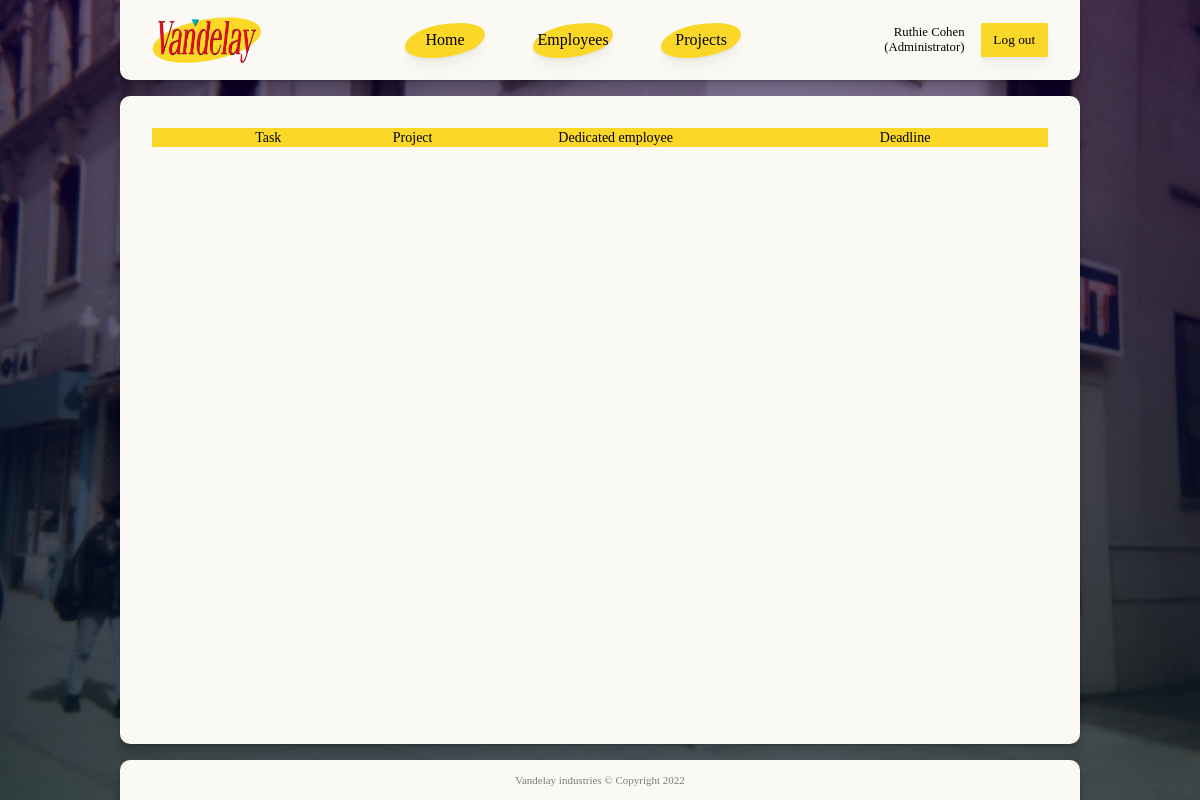
Page /project-list.php (signed in) on the earlier database version.
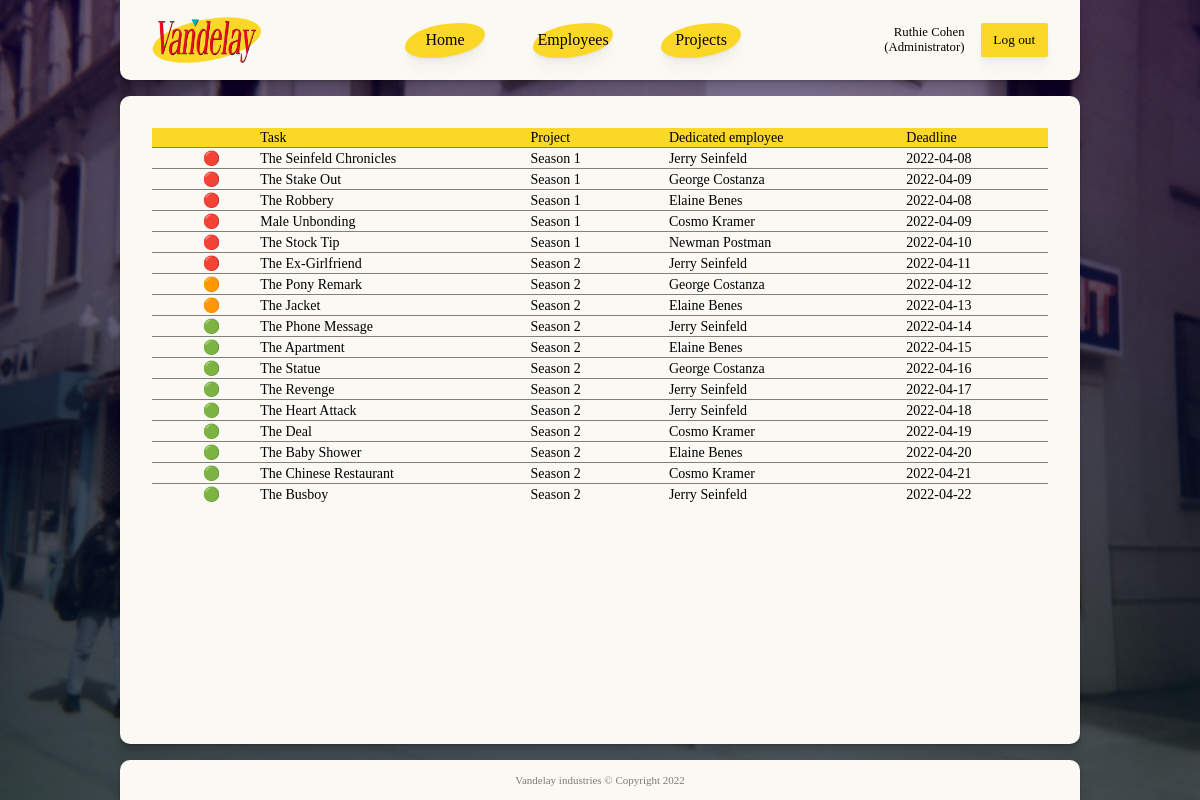
Same page on the later database version.
### tables this page shows
CREATE TABLE IF NOT EXISTS `tasks` (
  `task_id` int(11) NOT NULL AUTO_INCREMENT,
  `task_name` tinytext NOT NULL,
  `project_id` int(11) NOT NULL,
  `employee_id` int(11) DEFAULT NULL,
  `deadline` date NOT NULL,
  PRIMARY KEY (`task_id`),
  KEY `employee_id` (`employee_id`),
  KEY `project_id` (`project_id`)
);

CREATE TABLE IF NOT EXISTS `projects` (
  `project_id` int(11) NOT NULL AUTO_INCREMENT,
  `project_name` tinytext NOT NULL,
  PRIMARY KEY (`project_id`)
);

CREATE TABLE IF NOT EXISTS `employees` (
  `employee_id` int(11) NOT NULL AUTO_INCREMENT,
  `firstname` tinytext NOT NULL,
  `lastname` tinytext NOT NULL,
  `position_id` int(11) DEFAULT NULL,
  `salary` decimal(10,2) NOT NULL,
  `email` tinytext NOT NULL,
  `password` text,
  PRIMARY KEY (`employee_id`),
  KEY `position` (`position_id`)
);

### classes/connection.php (called while the page is built, shortened)
<?php
class Connection {
    private string $host = "localhost";
    private $user = "root";
    private $pass = "";
    private $database = "vandelay";
    protected function connect() : PDO {
        try {
            $dsn = "mysql:host=" . $this->host . ";dbname=" . $this->database;
            $pdo = new PDO($dsn, $this->user, $this->pass);
            return $pdo;
        } catch (PDOException $e) {
            echo "Error!: " . $e->getMessage() . "<br>";
            die();
        }
    }
}

### classes/task-model.php (called while the page is built, shortened)
<?php
class TaskModel extends Connection {
    public function getAllTasks() : array {
        $stmt = $this->connect()->prepare("SELECT task_name, project_name, firstname, lastname, deadline FROM tasks
        LEFT JOIN projects ON tasks.project_id=projects.project_id
        LEFT JOIN employees ON tasks.employee_id=employees.employee_id ");
        $stmt->execute();
        $result = $stmt->fetchAll();
        return $result;
    }
}

### classes/task-view.php (the view, shortened to what this page needs)
<?php
include "connection.php";
include "task-model.php";
class TaskView extends TaskController {
    private array $tasks;
    public function __construct() {
        $this->tasks = $this->getAllTasks();
    }
    public function createTaskTable() : void {
        echo
        "<table>
            <thead>
                <tr>
                    <th></th>
                    <th>Task</th>
                    <th>Project</th>
                    <th>Dedicated employee</th>
                    <th>Deadline</th>
                </tr>
            </thead>
            <tbody>";
        foreach($this->tasks as $task) {
            $today = strtotime("today");
            $day3 = strtotime("+3 days");
            $day5 = strtotime("+5 days");
            $deadline = strtotime($task["deadline"]);
            $indicator = "";
            if($deadline < $today) {
                $indicator = "💥";
            } else if ($deadline < $day3) {
                $indicator = "🔴";
            } else if ($deadline < $day5) {
                $indicator = "🟠";
            } else {
                $indicator = "🟢";
            }
            echo
            "<tr>
                <td style='text-align:right;'>" . $indicator . "</td>
                <td>" . $task['task_name'] . "</td>
                <td>" . $task['project_name'] . "</td>
                <td>" . $task['firstname'] . " " . $task['lastname'] . "</td>
                <td style='text-align:left;'>" . $task['deadline'] . "</td>
            </tr>";
        }
        echo
            "</tbody>
        </table>";
    }
}

### includes/header.inc.php (shortened to what this page needs)
<!DOCTYPE html>
<html lang="en">
<head>
    <link rel="stylesheet" href="./assets/css/main.css">
    <link rel="stylesheet" href="./assets/css/dashboard.css">
</head>
<body>
    <div class="background">
        <div class="container">
            <header>
                <div class="navigation shadow">
                    <img class="logo" src="./assets/images/Vandelay_logo_small.png" alt="Vandelay logo">
                    <div class="nav-bar">
                        <div class="nav-item"><a href="index.php">Home</a></div>
                        <div class="nav-item"><a href="employees.php">Employees</a></div>
                        <div class="nav-item">
                            <button class="dropdown-button" id="dropdownBtn" onclick="showDropdown()">Projects</button>
                        </div>
                    </div>
                    <div class="user-bar">
                        <div class="user-name"><?php
                            echo $_SESSION["user_firstname"] . " " . $_SESSION["user_lastname"];
                            echo "<br>";
                            echo "(" . $_SESSION["position_name"] . ")"
                        ?></div>
                        <a href="logout.php"><button class="user-logout" >Log out</button></a>
                    </div>
                </div>
            </header>

### project-list.php
<?php
include "./includes/header.inc.php"
?>
<main>
    <div class="main-page shadow">
    <?php
    include "./classes/task-view.php";
    $table = new TaskView;
    $table->createTaskTable();
    ?>
    </div>
</main>
<?php
include "./includes/footer.inc.php"
?>

### includes/footer.inc.php (shortened to what this page needs)
            <footer class="shadow">
                <p class="footer-text">Vandelay industries © Copyright 2022</p>
            </footer>
        </div>
    </div>
</body>
</html>

### assets/css/main.css (style rules this page uses)
:root { --font-light: 300; --font-regular: 400; --font-bold: 700; --yellow: #fbd827; --dark-yellow: #ebbb10; --red: #e40b1e; --off-white: #faf9f4; --shadow-light: rgba(0, 0, 0, 0.02) 0px 1px 1px, rgba(0, 0, 0, 0.02) 0px 2px 2px, rgba(0, 0, 0, 0.02) 0px 4px 4px, rgba(0, 0, 0, 0.02) 0px 8px 8px, rgba(0, 0, 0, 0.02) 0px 16px 16px; --shadow-dark: rgba(0, 0, 0, 0.07) 0px 1px 1px, rgba(0, 0, 0, 0.07) 0px 2px 2px, rgba(0, 0, 0, 0.07) 0px 4px 4px, rgba(0, 0, 0, 0.07) 0px 8px 8px, rgba(0, 0, 0, 0.07) 0px 16px 16px; }
* { margin: 0; padding: 0; box-sizing: border-box; font-family: 'Source Serif Pro', serif; }
body { width: 100%; height: 100vh; overflow: hidden; }
.container { width: min(80%, 1200px); margin-inline: auto; height: 100%; position: relative; }
button { transition: box-shadow 200ms; box-shadow: var(--shadow-light); }
.background { height: 100%; background-image: linear-gradient(0deg, rgba(0, 20, 30, 0.7), rgba(30, 0, 75, 0.5)), url("../images/login_background.jpg"); background-position: center; background-repeat: no-repeat; background-size: cover; }
.shadow { box-shadow: var(--shadow-dark); }

### assets/css/dashboard.css (style rules this page uses)
.navigation { background-color: var(--off-white); border-radius: 0 0 10px 10px; padding-inline: 2rem; display: flex; align-items: center; justify-content: space-between; height: 80px; }
.logo { width: 110px; }
.nav-bar, .user-bar { display: flex; align-items: center; gap: 1rem; }
.nav-bar { gap: 3rem }
.nav-item { background-color: var(--yellow); border-radius: 70% 30%; width: 80px; height: 35px; display: grid; place-items: center; box-shadow: var(--shadow-light); transition: box-shadow 200ms; position: relative; }
.nav-item a, form a, button a { color: black; text-decoration: none; }
.user-name { font-size: .8rem; text-align: right; }
button { background-color: var(--yellow); border: none; padding: .5rem .8rem; border-radius: 2px; line-height: 1.4; }
footer { background-color: var(--off-white); border-radius: 10px 10px 0 0; display: grid; place-items: center; height: 40px; width: 100%; position: absolute; bottom: 0; }
.footer-text { font-size: 11px; opacity: .5; }
main { width: 100%; height: calc(100vh - 120px); padding-block: 1rem; }
.main-page { background-color: var(--off-white); border-radius: 10px; height: 100%; padding: 2rem; }
table { border-collapse: collapse; width: 100%; }
th { text-align: left; font-weight: 400; background-color: var(--yellow); }
td { border-top: 1px solid grey; }
th, td { padding: 2px 20px 1px; font-size: .875rem; }
td:nth-child(6), td:nth-child(5) { text-align: right; }
.dropdown-button { padding: 0; margin: 0; background-color: transparent; box-shadow: none; font-size: 1rem; }

Differences in the rows shown:
added tasks: deadline "🔴", task_name "The Seinfeld Chronicles", project.project_name "Season 1", employee.firstname "Jerry", employee.lastname "Seinfeld", deadline "2022-04-08"
added tasks: deadline "🔴", task_name "The Stake Out", project.project_name "Season 1", employee.firstname "George", employee.lastname "Costanza", deadline "2022-04-09"
added tasks: deadline "🔴", task_name "The Robbery", project.project_name "Season 1", employee.firstname "Elaine", employee.lastname "Benes", deadline "2022-04-08"
added tasks: deadline "🔴", task_name "Male Unbonding", project.project_name "Season 1", employee.firstname "Cosmo", employee.lastname "Kramer", deadline "2022-04-09"
added tasks: deadline "🔴", task_name "The Stock Tip", project.project_name "Season 1", employee.firstname "Newman", employee.lastname "Postman", deadline "2022-04-10"
added tasks: deadline "🔴", task_name "The Ex-Girlfriend", project.project_name "Season 2", employee.firstname "Jerry", employee.lastname "Seinfeld", deadline "2022-04-11"
added tasks: deadline "🟠", task_name "The Pony Remark", project.project_name "Season 2", employee.firstname "George", employee.lastname "Costanza", deadline "2022-04-12"
added tasks: deadline "🟠", task_name "The Jacket", project.project_name "Season 2", employee.firstname "Elaine", employee.lastname "Benes", deadline "2022-04-13"
added tasks: deadline "🟢", task_name "The Phone Message", project.project_name "Season 2", employee.firstname "Jerry", employee.lastname "Seinfeld", deadline "2022-04-14"
added tasks: deadline "🟢", task_name "The Apartment", project.project_name "Season 2", employee.firstname "Elaine", employee.lastname "Benes", deadline "2022-04-15"
added tasks: deadline "🟢", task_name "The Statue", project.project_name "Season 2", employee.firstname "George", employee.lastname "Costanza", deadline "2022-04-16"
added tasks: deadline "🟢", task_name "The Revenge", project.project_name "Season 2", employee.firstname "Jerry", employee.lastname "Seinfeld", deadline "2022-04-17"
added tasks: deadline "🟢", task_name "The Heart Attack", project.project_name "Season 2", employee.firstname "Jerry", employee.lastname "Seinfeld", deadline "2022-04-18"
added tasks: deadline "🟢", task_name "The Deal", project.project_name "Season 2", employee.firstname "Cosmo", employee.lastname "Kramer", deadline "2022-04-19"
added tasks: deadline "🟢", task_name "The Baby Shower", project.project_name "Season 2", employee.firstname "Elaine", employee.lastname "Benes", deadline "2022-04-20"
added tasks: deadline "🟢", task_name "The Chinese Restaurant", project.project_name "Season 2", employee.firstname "Cosmo", employee.lastname "Kramer", deadline "2022-04-21"
added tasks: deadline "🟢", task_name "The Busboy", project.project_name "Season 2", employee.firstname "Jerry", employee.lastname "Seinfeld", deadline "2022-04-22"
